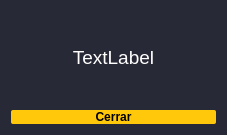
<?xml version="1.0" encoding="UTF-8"?>
<ui version="4.0">
 <class>Form</class>
 <widget class="QWidget" name="Form">
  <property name="geometry">
   <rect>
    <x>0</x>
    <y>0</y>
    <width>227</width>
    <height>135</height>
   </rect>
  </property>
  <property name="windowTitle">
   <string>Subventana</string>
  </property>
  <property name="styleSheet">
   <string notr="true">/* ChatBee */

QWidget
{
	background-color: #282936;
	color: #ffffff;
	border-color: #000000;

}


/*-----QLabel-----*/
QLabel
{
	background-color: #282936;
	color: #ffffff;
	border-color: #000000;

}


/*-----QToolTip-----*/
QToolTip
{
	background-color: #282936;
	color: #fff;
	border: 1px solid #282936;
	font-weight: bold;

}


/*-----QToolButton-----*/
QPushButton
{
	background-color: #ffc80b;
	color: #000000;
	font-weight: bold;
	border: 0px solid;
	border-radius: 2px;

}


QPushButton::hover
{
	background-color: #ffe152;  

}


QPushButton::pressed
{
	background-color: #e5c010;

}


QPushButton::checked
{
	background-color: #e5c010;

}


/*-----QToolButton-----*/
QToolButton
{
	background-color: #ffc80b;
	color: #000000;
	font-weight: bold;
	border: 0px solid;
	border-radius: 2px;

}


QToolButton::hover
{
	background-color: #ffe152;  

}


QToolButton::pressed
{
	background-color: #e5c010;

}


QToolButton::checked
{
	background-color: #e5c010;

}


/*-----QLineEdit-----*/
QLineEdit
{
	background-color: white;
	color: #000000;
	padding: 3px;
	border: 0px solid;
	border-radius: 2px;
	selection-background-color: #0949ff;

}


QLineEdit::focus
{
	padding: 3px;
	border: 1px solid #0949ff;
	border-radius: 2px;

}


/*-----QTextEdit-----*/
QTextEdit
{
	background-color: white;
	color: #000;
	border-color: #000000;
	border: 0px solid;
	border-radius: 2px;

}


/*-----QListView-----*/
QListView
{
	background-color: #3a3a4e;
	color: #fff;
	border: 0px solid;
	border-radius: 2px;
	font-weight: bold;

}


QListView::item 
{
    padding: 5px;

}


QListView::item:selected 
{
    border: 1px solid #ffc80b;
    border: none;
    color: #000;
}


QListView::item:selected:!active 
{
    background-color: #ffc80b;
    border: none;
    color: #000;

}


QListView::item:selected:active 
{
    background-color: #ffc80b;
    border: none;
    color: #000;

}


QListView::item:hover 
{
    background-color: #282936;
    border: none;

}


/*-----QScrollBar-----*/
QScrollBar:vertical 
{
   border: none;
   width: 10px;

}


QScrollBar:horizontal 
{
   border: none;
   height: 10px;

}


QScrollBar::handle:vertical,
QScrollBar::handle:horizontal
{
   border: none;
   border-radius : 0px;
   background-color: #ffc80b;
   min-height: 80px;
   width : 12px;

}


QScrollBar::handle:vertical:hover,
QScrollBar::handle:horizontal:hover
{
   background-color: #e5c010; 

}


QScrollBar::add-line:vertical,
QScrollBar::add-line:horizontal
{
   border: none;
   background: transparent;
   height: 0px;
   subcontrol-position: bottom;
   subcontrol-origin: margin;

}


QScrollBar::add-line:vertical:hover,
QScrollBar::add-line:horizontal:hover
{
   background-color: transparent;

}


QScrollBar::add-line:vertical:pressed, 
QScrollBar::add-line:horizontal:pressed
{
   background-color: #3f3f3f;

}


QScrollBar::sub-line:vertical,
QScrollBar::sub-line:horizontal
{
   border: none;
   background: transparent;
   height: 0px;

}


QScrollBar::sub-line:vertical:hover,
QScrollBar::sub-line:horizontal:hover
{
   background-color: transparent;

}


QScrollBar::sub-line:vertical:pressed,
QScrollBar::sub-line:horizontal:pressed
{
   background-color: #3f3f3f;

}


QScrollBar::up-arrow:vertical,
QScrollBar::up-arrow:horizontal
{
   width: 0px;
   height: 0px;
   background: transparent;

}


QScrollBar::down-arrow:vertical, 
QScrollBar::down-arrow:horizontal
{
   width: 0px;
   height: 0px;
   background: transparent;

}


QScrollBar::add-page:vertical, QScrollBar::sub-page:vertical,
QScrollBar::add-page:horizontal, QScrollBar::sub-page:horizontal
{
   background-color: white;
	
}
</string>
  </property>
  <layout class="QVBoxLayout" name="verticalLayout">
   <item>
    <widget class="QLabel" name="label">
     <property name="font">
      <font>
       <pointsize>14</pointsize>
      </font>
     </property>
     <property name="text">
      <string>TextLabel</string>
     </property>
     <property name="alignment">
      <set>Qt::AlignCenter</set>
     </property>
    </widget>
   </item>
   <item>
    <widget class="QPushButton" name="pushButton">
     <property name="text">
      <string>Cerrar</string>
     </property>
    </widget>
   </item>
  </layout>
 </widget>
 <resources/>
 <connections/>
</ui>
